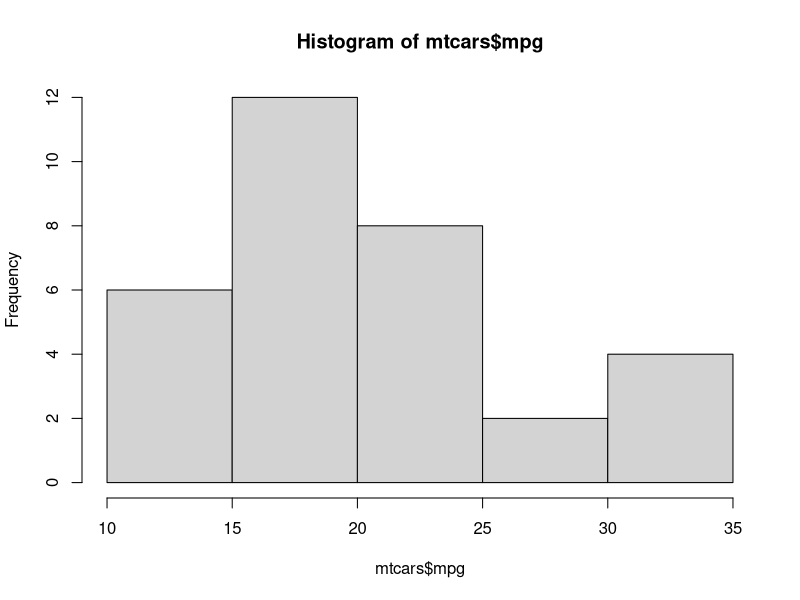
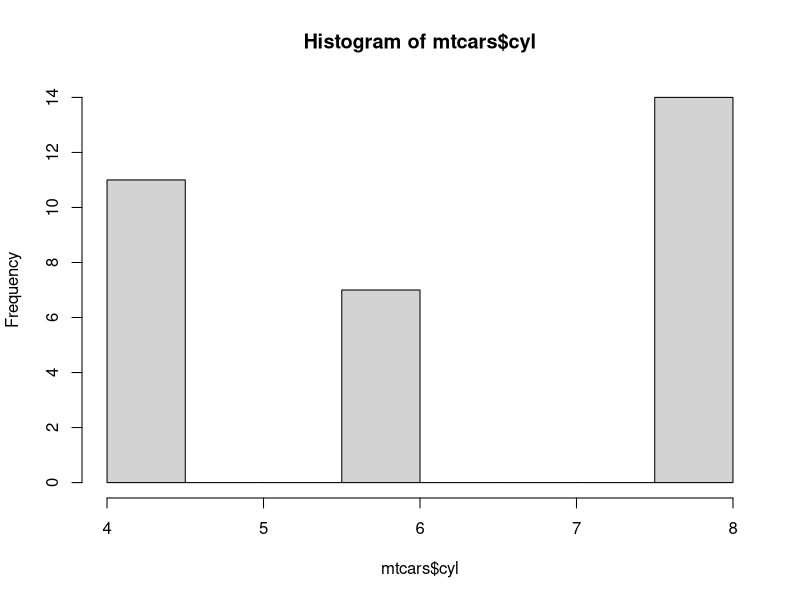
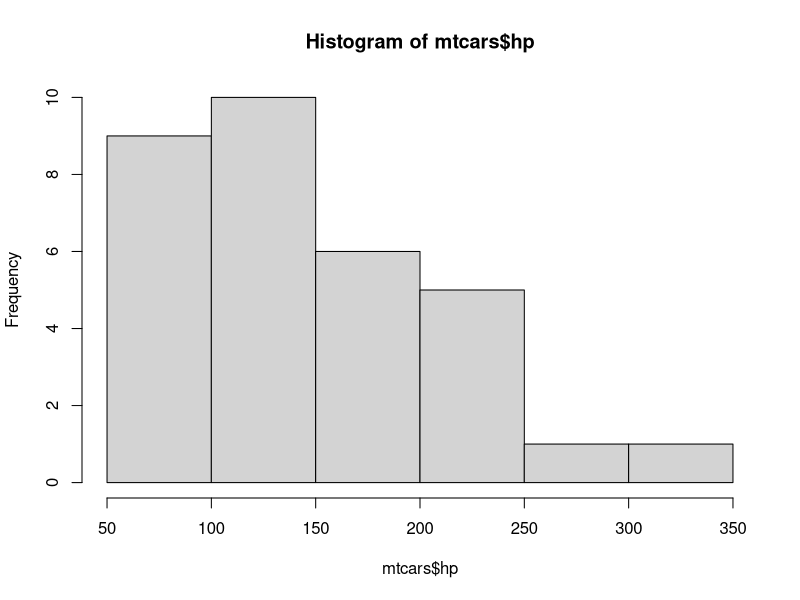
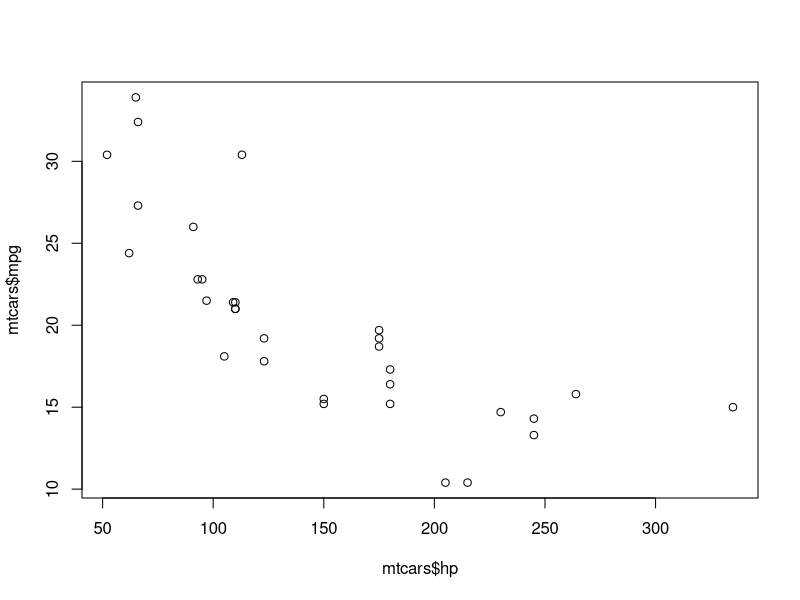

These charts were generated, in order, by the following R code:
## ---- chunk 1
summary(mtcars)
## ---- chunk 2
hist(mtcars$mpg)
hist(mtcars$cyl)
hist(mtcars$hp)
## ---- chunk 3
plot(mtcars$hp,mtcars$mpg)
